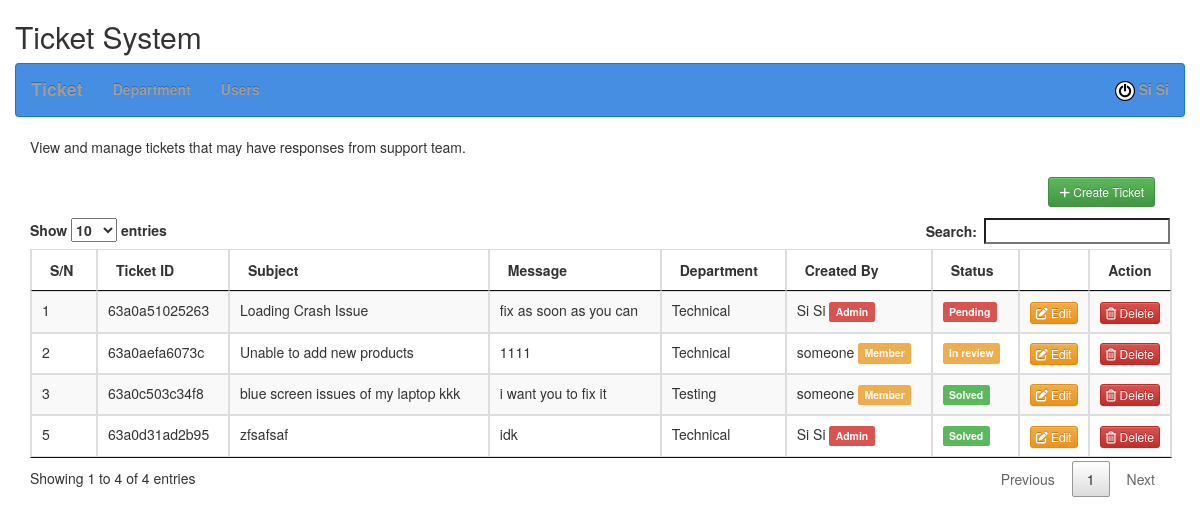
The page /ticket.php (signed in) on the database its author committed.
### tables this page shows
CREATE TABLE `tickets` (
  `ticket_id` int(11) NOT NULL,
  `uniqid` varchar(30) NOT NULL,
  `user` int(11) NOT NULL,
  `subject` varchar(300) NOT NULL,
  `message` text NOT NULL,
  `department` int(11) NOT NULL,
  `ticket_status` int(11) NOT NULL
);

CREATE TABLE `departments` (
  `id` int(11) NOT NULL,
  `department` varchar(300) NOT NULL,
  `status` int(11) NOT NULL
);

CREATE TABLE `users` (
  `id` int(11) NOT NULL,
  `name` varchar(30) NOT NULL,
  `email` varchar(300) NOT NULL,
  `password` varchar(300) NOT NULL,
  `user_type` varchar(11) NOT NULL,
  `status` int(11) NOT NULL
);

### ticket.php (the view, shortened to what this page needs)
<?php
include('header.php');
?>
<div class="container">
	<div class="row home-sections">
	<h2>Ticket System</h2>
   <?php include('menu.php');?>
	</div>
	<div><p>View and manage tickets that may have responses from support team.</p>	</div>
    <div class="panel-heading">
		<div class="row">
			<div class="col-md-10">
			</div>
			<div class="col-md-2 text-right">
				<button type="button" name="add" id="addTicket" class="btn btn-success btn-sm"><i class="fa fa-plus"> </i> Create Ticket</button>
			</div>
		</div>
	</div>
	<?php
	$query="SELECT * FROM tickets t, departments d, users u where t.user=u.id and t.department=d.id";
	$result=mysqli_query($con,$query);
	$count=mysqli_num_rows($result);
	?>
	<table id="datatableid" class="table table-bordered table-striped">
			<thead>
				<tr>
					<th>S/N</th>
					<th>Ticket ID</th>
					<th>Subject</th>
					<th>Message</th>
					<th>Department</th>
					<th>Created By</th>
					<th>Status</th>
		<?php	if($_SESSION["user"] == 0 and $_SESSION["admin"] == 1){
					echo"<th></th>";
					echo"<th class='text-center'>Action</th>";
		}
		?>
				</tr>
			</thead>
<?php
	for ($i=0;$i<$count;$i++)
{
	$array=mysqli_fetch_array($result);
	$ticketId=$array['ticket_id'];
	$uniqid=$array['uniqid'];
	$user=$array['name'];
	$subject=$array['subject'];
	$message=$array['message'];
	$department=$array['department'];
	$status = '';
			if($array['ticket_status'] == 2)	{
				$status = '<span class="label label-success">Solved</span>';
			}else if($array['ticket_status'] == 1) {
				$status = '<span class="label label-warning">In review</span>';
			}else if($array['ticket_status'] == 0) {
				$status = '<span class="label label-danger">Pending</span>';
			}
	$role = '';
			if($array['user_type'] == 'admin')	{
				$role = '<span class="label label-danger">Admin</span>';
			} else if($array['user_type'] == 'user') {
				$role = '<span class="label label-warning">Member</span>';
			}
if($_SESSION["user"] == 1 and $_SESSION["admin"] == 0 and $_SESSION['userid']==$array['id']){
	echo "<tr>";
		echo "<td>$ticketId</td>";
		echo "<td>$uniqid</td>";
		echo "<td>$subject</td>";
		echo "<td>$message</td>";
		echo "<td>$department</td>";
		echo "<td>$user $role</td>";
		echo "<td>$status</td>";
	echo "</tr>";
}elseif($_SESSION["user"] == 0 and $_SESSION["admin"] == 1){
	echo "<tr>";
	echo "<td>$ticketId</td>";
	echo "<td>$uniqid</td>";
	echo "<td>$subject</td>";
	echo "<td>$message</td>";
	echo "<td>$department</td>";
	echo "<td>$user $role</td>";
	echo "<td>$status</td>";
	echo "<td width='40px'><a href='ticket_action.php?mode=edit&TicketID=$ticketId' class='btn btn-warning btn-xs'><i class='fa-solid fa-pen-to-square'></i> Edit</a></td>";
	echo"<td width='40px'><a href='ticket_action.php?mode=delete&TicketID=$ticketId' class='btn btn-danger btn-xs'><i class='fa-regular fa-trash-can'></i> Delete</a></td>";
	echo "</tr>";
}
}
?>
	</table>
</div>
<?php include('footer.php');?>

### resources/css/style.css (style rules this page uses)
.container { min-height: 100%; }

### rows shown on the page
tickets: ticket_id "1", uniqid "63a0a51025263", subject "Loading Crash Issue", message "fix as soon as you can", departments.department "Technical", users.name "Si Si", shows "Admin", ticket_status "Pending"
tickets: ticket_id "2", uniqid "63a0aefa6073c", subject "Unable to add new products", message "1111", departments.department "Technical", users.name "someone", shows "Member", ticket_status "In review"
tickets: ticket_id "3", uniqid "63a0c503c34f8", subject "blue screen issues of my laptop kkk", message "i want you to fix it", departments.department "Testing", users.name "someone", shows "Member", ticket_status "Solved"
tickets: ticket_id "5", uniqid "63a0d31ad2b95", subject "zfsafsaf", message "idk", departments.department "Technical", users.name "Si Si", shows "Admin", ticket_status "Solved"

### other values the page prints
$_SESSION["user_name"] "Si Si"
